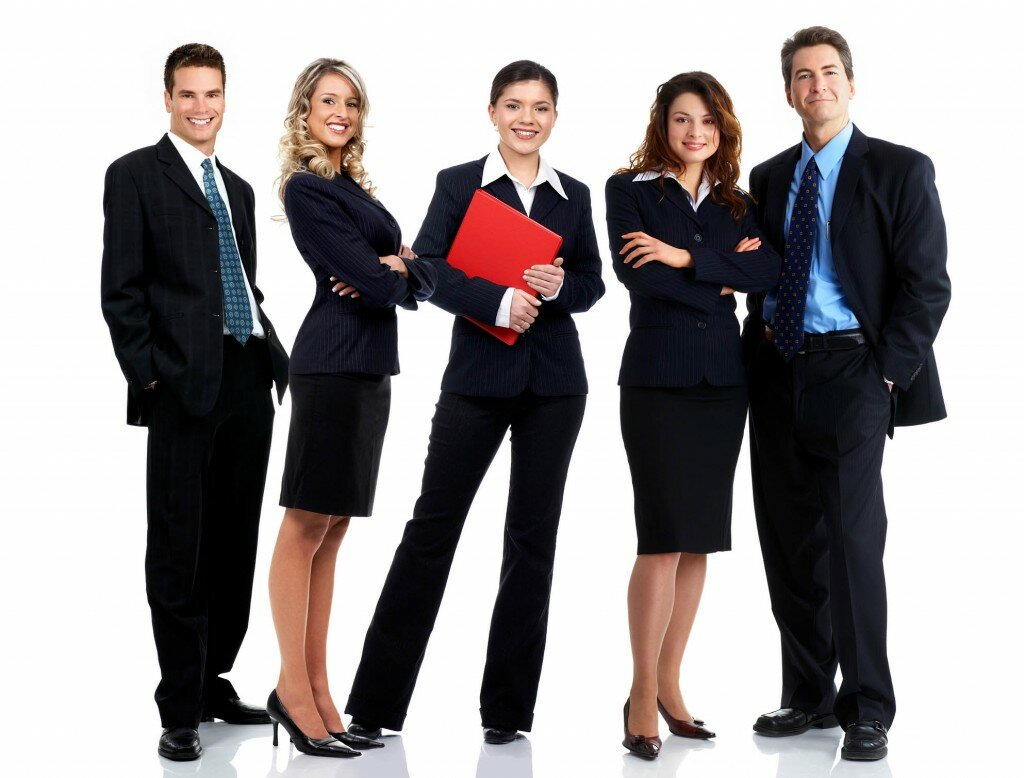
#> input picture Resources/1.jpg, 1024 x 778 px
$ python Face_detection_project.py
#> lines starting #> are read from the running program, lines starting #| are printed output that depends on the picture; after the words box and inside, x2 and y2 are one past the last pixel; in counts of white or black regions, pixels touching at a corner belong together
import cv2
import os

#The xml markup language is designed for convenient
# encoding and reading of information in a
# machine and manual way. The file structure
# and its parameters are specified using tags,
# attributes and preprocessors

#open xml file
faceCascade = cv2.CascadeClassifier('haarcascades/haarcascade_frontalface_default.xml')

path_to_data = 'Resources/Data_base'

#open img
img = cv2.imread('Resources/1.jpg')
#> img is the input picture: shape (778, 1024, 3); mean B, G, R 149.5, 148.6, 153.2

#Set colour filter
imgGray = cv2.cvtColor(img, cv2.COLOR_BGR2GRAY)
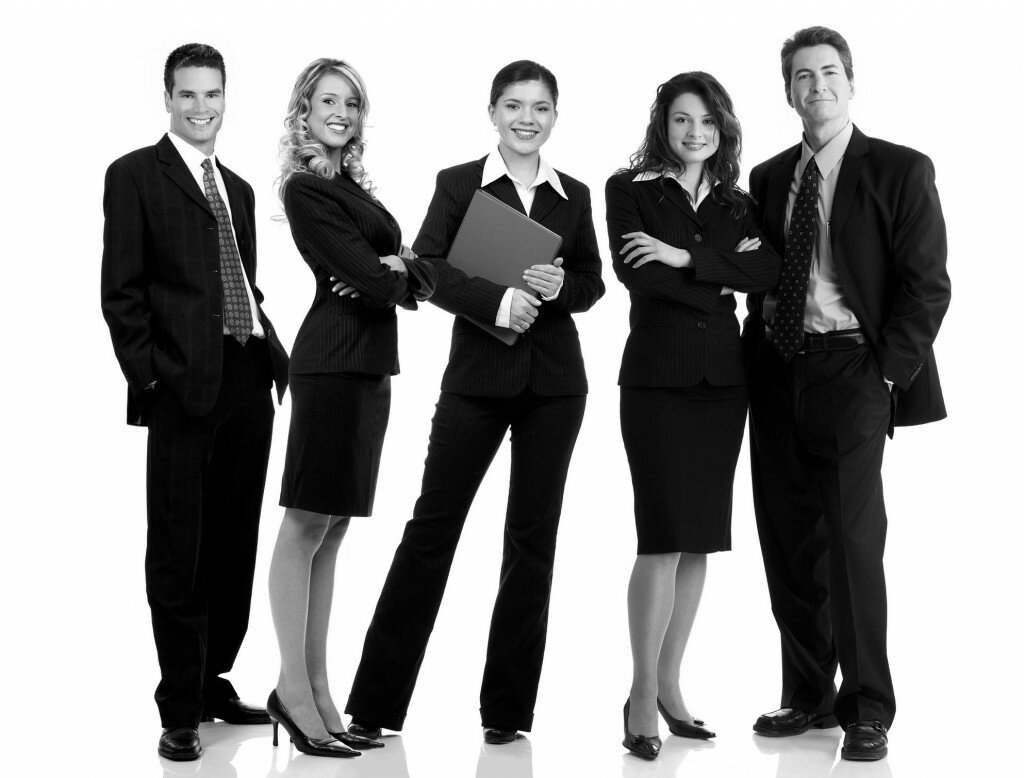
#> imgGray: shape (778, 1024); min 0, max 255, mean 150.1

faces = faceCascade.detectMultiScale(imgGray,1.1,1)
#> faces = [[662, 97, 62, 62], [783, 46, 71, 71], [164, 67, 71, 71], [306, 78, 65, 65], [490, 80, 71, 71]]


#set rectangle
n = 0
for (x,y,w,h) in faces:
    cv2.rectangle(img,(x,y),(x+w,y+h),(255,0,0),3)
    cv2.putText(img, "FACE ", (x, y), cv2.FONT_HERSHEY_COMPLEX, 1, (0, 150, 0), 2)
    n = n + 1
    img_crop = img[y:y + h, x:x + w]
    cv2.imwrite(os.path.join(path_to_data, f'Face_{n}.jpg'), img_crop)
#> this loop made 5 passes
#> pass 1, `img_crop = img[y:y + h, x:x + w]`:
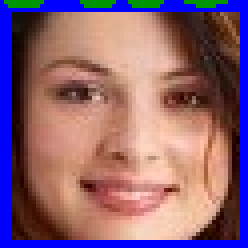
#> img_crop: shape (62, 62, 3) (shown 4 times larger); mean B, G, R 115.2, 98.1, 137.6
#> pass 2, `img_crop = img[y:y + h, x:x + w]`:
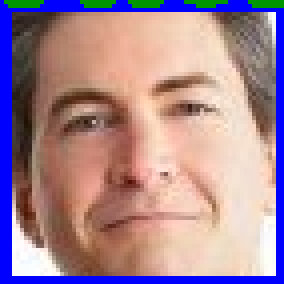
#> img_crop: shape (71, 71, 3) (shown 4 times larger); mean B, G, R 146.7, 134.2, 165.4
#> pass 3, `img_crop = img[y:y + h, x:x + w]`:
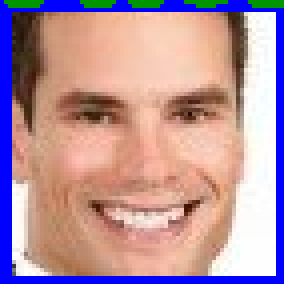
#> img_crop: shape (71, 71, 3) (shown 4 times larger); mean B, G, R 158.7, 148, 183.1
#> after the loop:
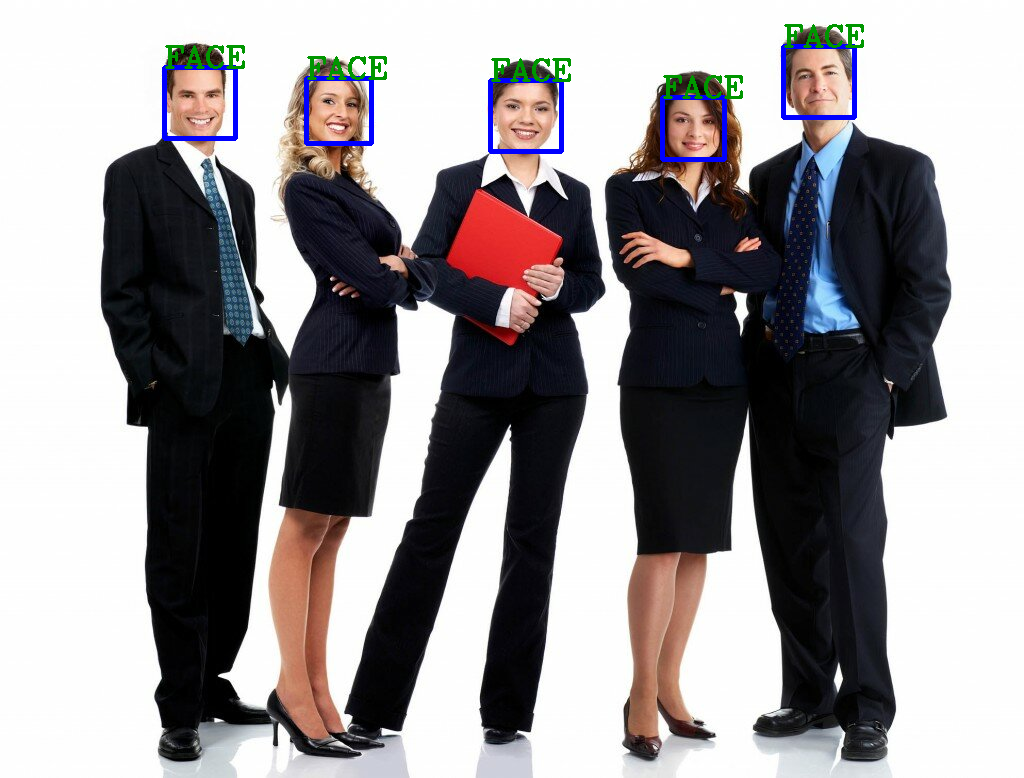
#> img: shape (778, 1024, 3); 1.27% of pixels changed, all inside (x1, y1, x2, y2) = (162, 24, 864, 162)
#> after the loop, n = 5

#show result
cv2.imshow('Result', img)
print(f'{n} people on the photo')
#| 5 people on the photo

#delay
cv2.waitKey(0)

$ run again, with Resources/12.jpg copied over Resources/1.jpg
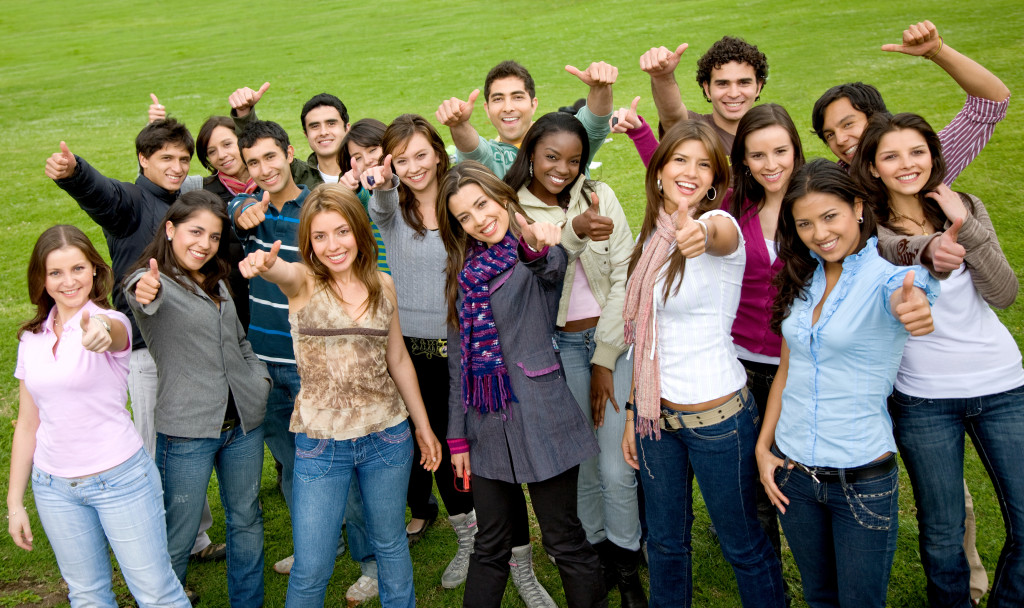
#> input picture Resources/12.jpg, 1024 x 608 px
#> img is the input picture: shape (608, 1024, 3); mean B, G, R 93.9, 119.3, 117.5
#> `imgGray = cv2.cvtColor(img, cv2.COLOR_BGR2GRAY)`:
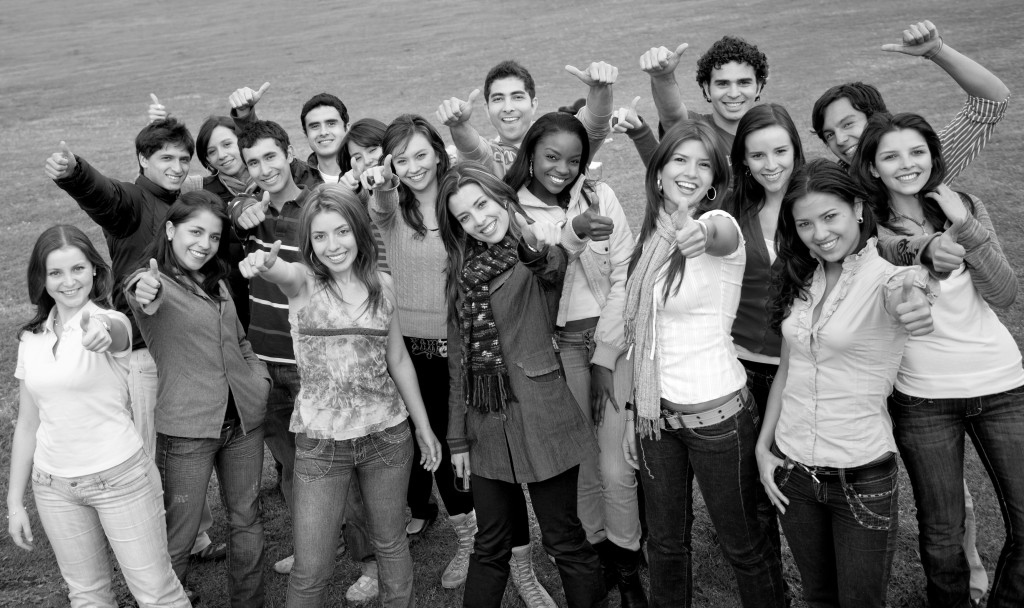
#> imgGray: shape (608, 1024); min 0, max 255, mean 115.9
#> faces = 25 rows, first 6: [416, 437, 32, 32], [298, 105, 52, 52], [319, 346, 37, 37], [479, 75, 58, 58], [150, 140, 49, 49], [662, 140, 59, 59]
#> the loop `for (x,y,w,h) in faces:` made 25 passes
#> after the loop `for (x,y,w,h) in faces:`:
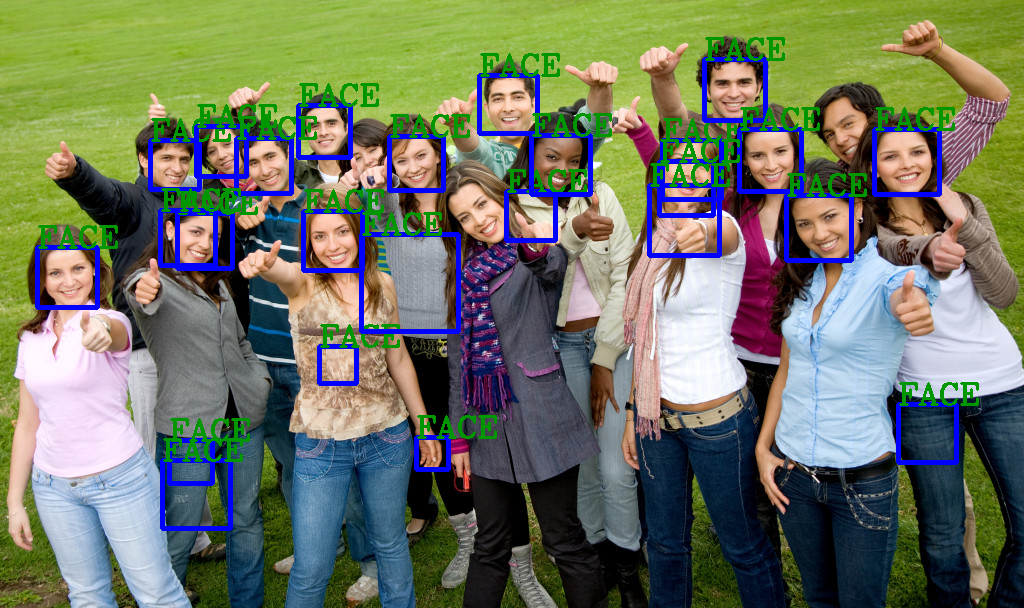
#> img: shape (608, 1024, 3); 6.94% of pixels changed, all inside (x1, y1, x2, y2) = (35, 37, 979, 531)
#> after the loop `for (x,y,w,h) in faces:`: n = 25
#| 25 people on the photo

$ run again, with Resources/123.jpg copied over Resources/1.jpg
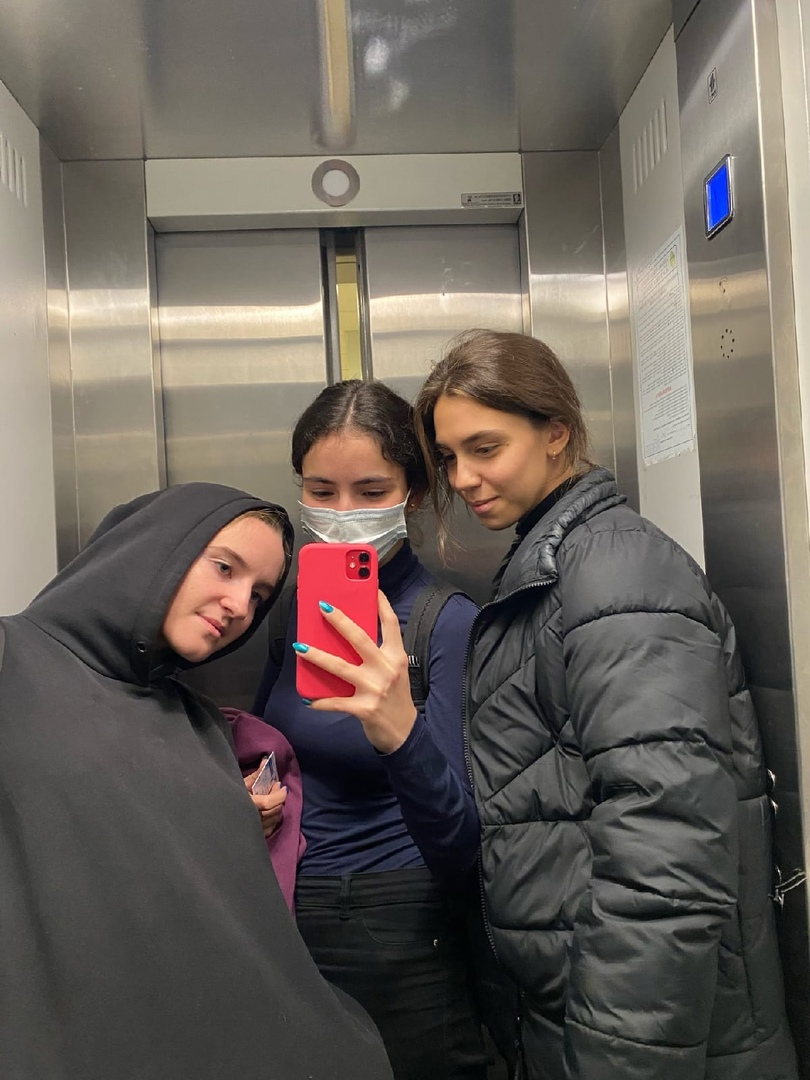
#> input picture Resources/123.jpg, 810 x 1080 px
#> img is the input picture: shape (1080, 810, 3); mean B, G, R 88.9, 95.8, 103.9
#> faces = [[285, 443, 126, 126], [401, 401, 132, 132], [546, 569, 121, 121]]
#> the loop `for (x,y,w,h) in faces:` made 3 passes
#> pass 1, `img_crop = img[y:y + h, x:x + w]`:
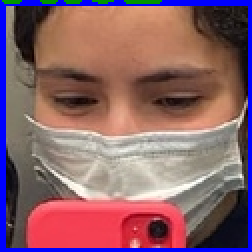
#> img_crop: shape (126, 126, 3) (shown 2 times larger); mean B, G, R 105.6, 98.8, 138.5
#> after the loop `for (x,y,w,h) in faces:`:
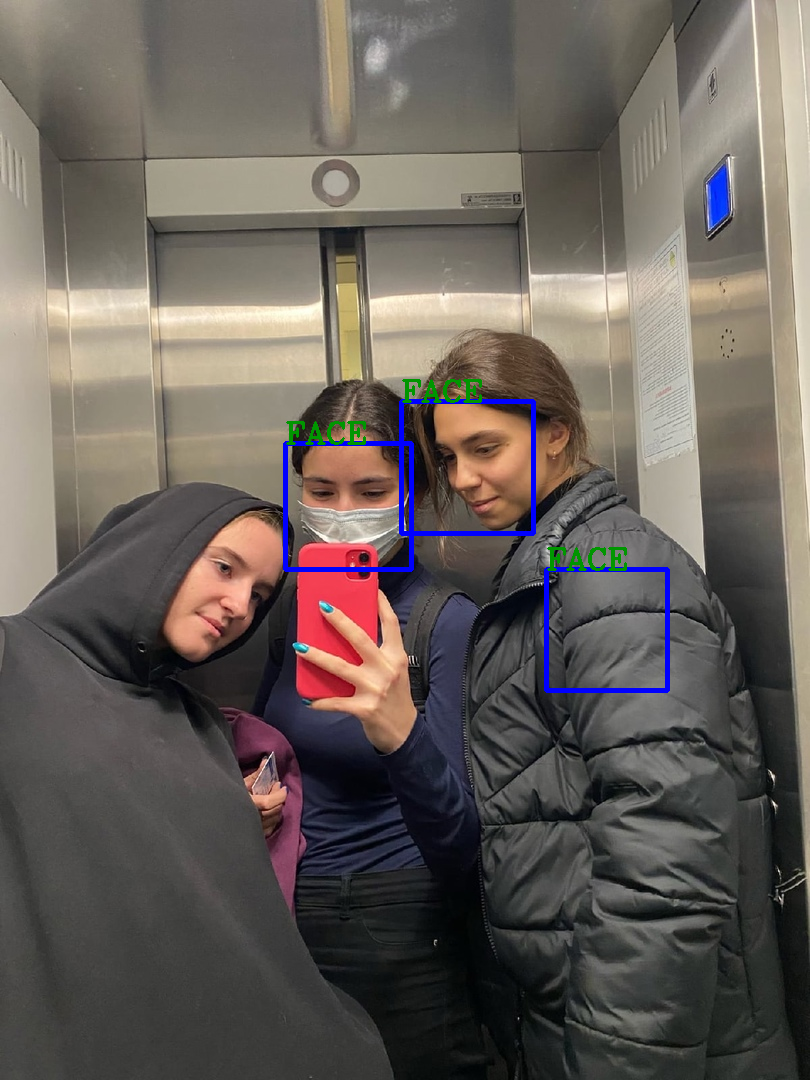
#> img: shape (1080, 810, 3); 1.08% of pixels changed, all inside (x1, y1, x2, y2) = (283, 379, 670, 693)
#> after the loop `for (x,y,w,h) in faces:`: n = 3
#| 3 people on the photo

$ run again, with Resources/2.jpg copied over Resources/1.jpg
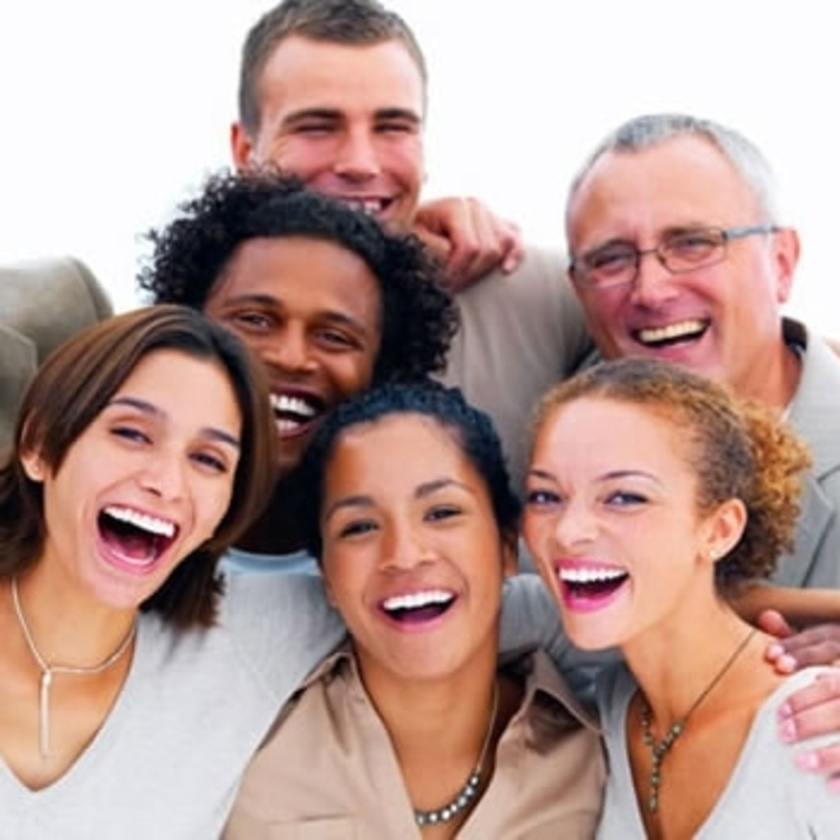
#> input picture Resources/2.jpg, 840 x 840 px, shrunk from 1400 x 1400 before the run
#> img is the input picture: shape (840, 840, 3); mean B, G, R 146.3, 153.4, 183.7
#> faces = [[373, 641, 122, 122], [202, 252, 189, 189], [269, 57, 182, 182], [295, 434, 220, 220], [550, 174, 207, 207], [66, 365, 208, 208], [465, 401, 253, 253]]
#> the loop `for (x,y,w,h) in faces:` made 7 passes
#> pass 1, `img_crop = img[y:y + h, x:x + w]`:
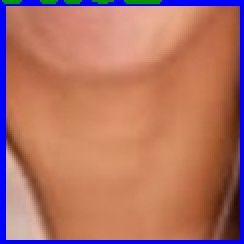
#> img_crop: shape (122, 122, 3) (shown 2 times larger); mean B, G, R 101.5, 114.2, 176.6
#> after the loop `for (x,y,w,h) in faces:`:
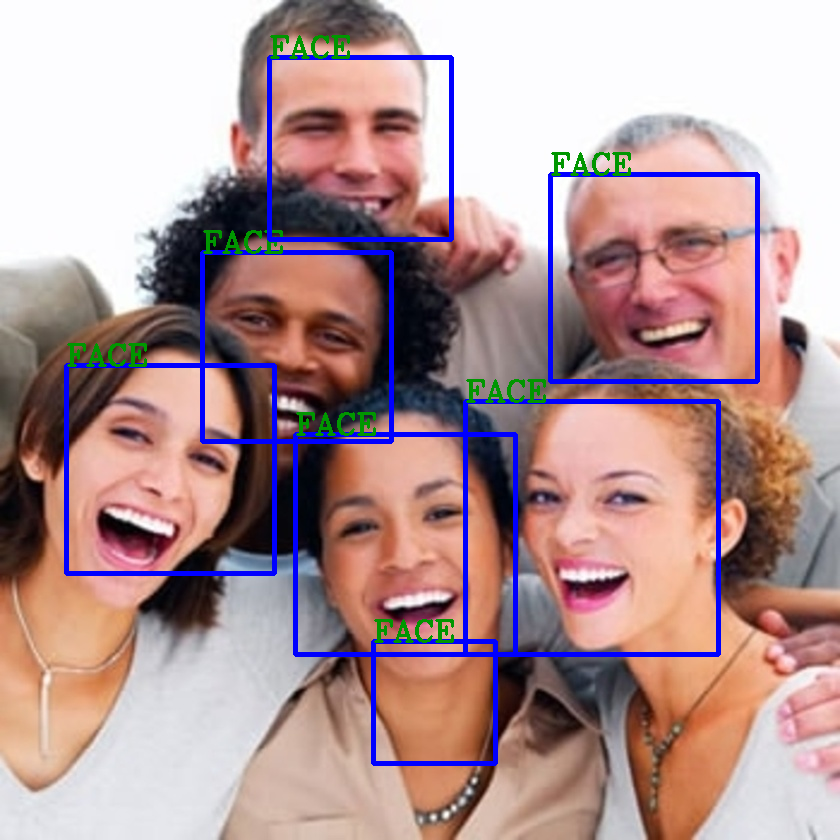
#> img: shape (840, 840, 3); 4.47% of pixels changed, all inside (x1, y1, x2, y2) = (64, 35, 760, 766)
#> after the loop `for (x,y,w,h) in faces:`: n = 7
#| 7 people on the photo
